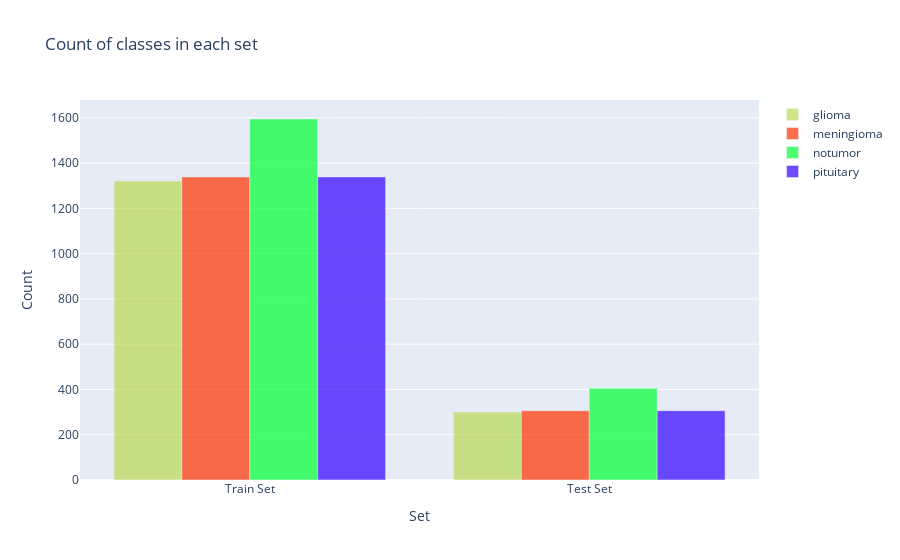

Notebook cell for this chart:
### Code cell
y = dict()
y[0] = []
y[1] = []
y[2] = []
y[3] = []
for set_name in (y_train, y_test):
    y[0].append(np.sum(set_name == 0))
    y[1].append(np.sum(set_name == 1))
    y[2].append(np.sum(set_name == 2))
    y[3].append(np.sum(set_name == 3))

trace0 = go.Bar(
    x=['Train Set', 'Test Set'],
    y=y[0],
    name='glioma',
    marker=dict(color='#bada55'),
    opacity=0.7
)
trace1 = go.Bar(
    x=['Train Set', 'Test Set'],
    y=y[1],
    name='meningioma',
    marker=dict(color='#ff3300'),
    opacity=0.7
)
trace2 = go.Bar(
    x=['Train Set', 'Test Set'],
    y=y[2],
    name='notumor',
    marker=dict(color='#00ff33'),
    opacity=0.7
)
trace3 = go.Bar(
    x=['Train Set', 'Test Set'],
    y=y[1],
    name='pituitary',
    marker=dict(color='#3300ff'),
    opacity=0.7
)
data = [trace0, trace1, trace2, trace3]
layout = go.Layout(
    title='Count of classes in each set',
    xaxis={'title': 'Set'},
    yaxis={'title': 'Count'}
)
fig = go.Figure(data, layout)
iplot(fig)

### Figure 1 — Plotly figure (JSON) as saved in the notebook; plotly's stock layout.template omitted (floating-point values rounded to 4 significant figures)
{"data": [{"marker": {"color": "#bada55"}, "name": "glioma", "opacity": 0.7, "x": ["Train Set", "Test Set"], "y": [1321, 300], "type": "bar"}, {"marker": {"color": "#ff3300"}, "name": "meningioma", "opacity": 0.7, "x": ["Train Set", "Test Set"], "y": [1339, 306], "type": "bar"}, {"marker": {"color": "#00ff33"}, "name": "notumor", "opacity": 0.7, "x": ["Train Set", "Test Set"], "y": [1595, 405], "type": "bar"}, {"marker": {"color": "#3300ff"}, "name": "pituitary", "opacity": 0.7, "x": ["Train Set", "Test Set"], "y": [1339, 306], "type": "bar"}], "layout": {"title": {"text": "Count of classes in each set"}, "xaxis": {"title": {"text": "Set"}, "type": "category", "range": [-0.5, 1.5], "autorange": true}, "yaxis": {"title": {"text": "Count"}, "type": "linear", "range": [0, 1679.0], "autorange": true}, "autosize": true}}
